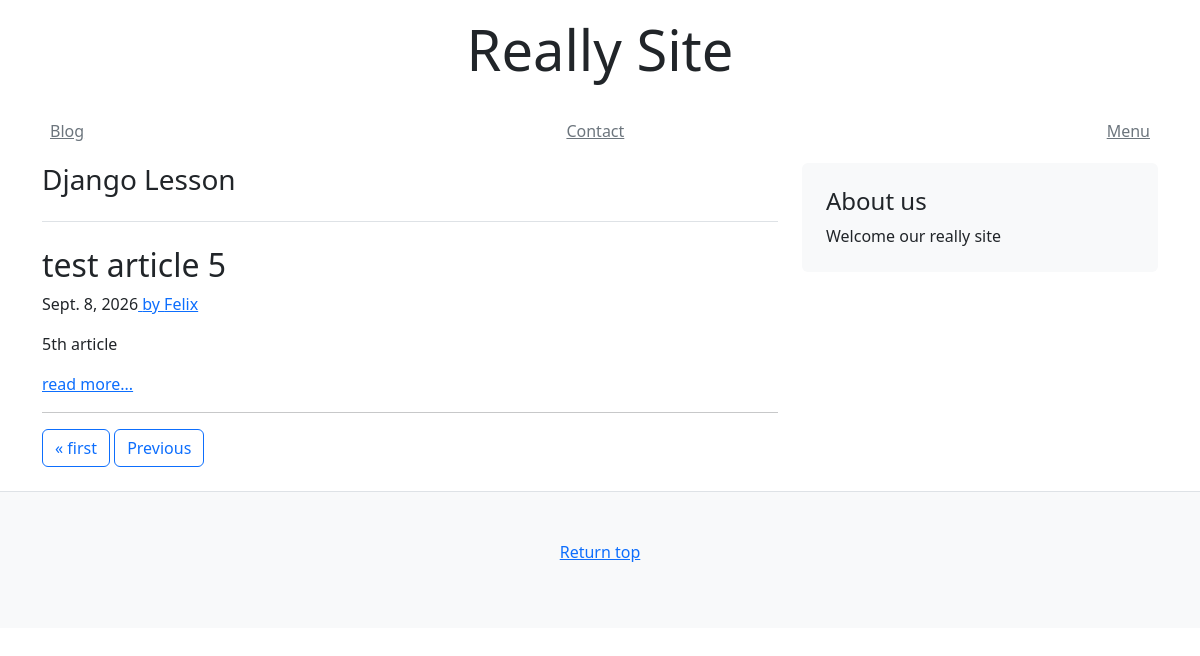
/blog/?page=3, run on an earlier commit of the app's database.
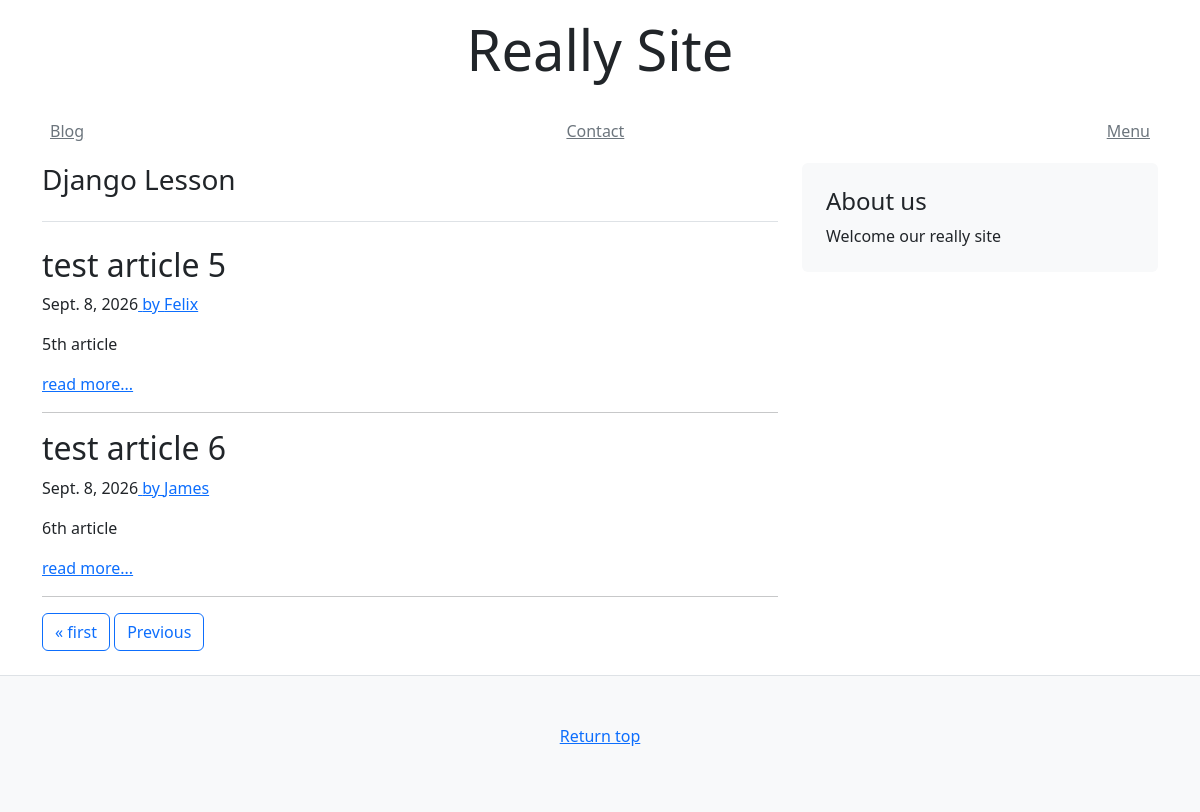
And on a later commit of the database.
### blog/models.py (models this page shows)
class Article(models.Model):
    title = models.CharField(default="", max_length=63)
    text = models.TextField(default="")
    author = models.CharField(default="", max_length=63)
    created_at = models.DateField(auto_now_add=True)
    updated_at = models.DateField(auto_now=True)

### blog/views.py (the view)
# urls.py: path('', views.index)
def index(request):
    objs = Article.objects.all()
    paginator = Paginator(objs, 2)
    page_num = request.GET.get("page")
    context = {
        "page_obj": paginator.get_page(page_num),
        "page_num": page_num,
    }
    return render(request, "blog/blogs.html", context)

### templates/blog/blogs.html (shortened to what this page needs)
{% extends 'mysite/base.html' %}
{% block content %}
    <main class="container">
        <div class="row">
            <div class="col-md-8">
                <h3 class="pb-4 mb-4 font-italic border-bottom">Django Lesson</h3>
                {% for obj in page_obj %}
                <div class="blog-post">
                    <h2 class="blog-post-title">{{ obj.title }}</h2>
                    <p class="blog-post-meta">{{ obj.created_at }}<a href="#"> by {{ obj.author }}</a></p>
                    <p>{{ obj.text }}</p>
                    <a href="/blog/{{ obj.id }}" class="">read more...</a>
                    <hr>
                </div>
                {% endfor %}
                <nav class="blog-pagination">
                    <div class="pagination">
                        <span class="step-links">
                            {% if page_obj.has_previous %}
                                <a class="btn btn-outline-primary" href="?page=1">&laquo; first</a>
                                <a class="btn btn-outline-primary" href="?page={{ page_obj.previous_page_number }}">Previous</a>
                            {% endif %}
                        </span>
                    </div>
                </nav>
            </div>
            <aside class="col-md-4">
                <div class="p-4 mb-3 bg-light rounded">
                    <h4 class="font-italic">About us</h4>
                    <p class="mb-0">Welcome our really site</p>
                </div>
            </aside>
        </div>
    </main>
{% endblock content %}

### templates/mysite/base.html (shortened to what this page needs)
<!DOCTYPE html>
<html lang="en">
<head>
    <link href="https://cdn.jsdelivr.net/npm/bootstrap@5.3.8/dist/css/bootstrap.min.css" rel="stylesheet">
</head>
<body>
    {% include 'mysite/snippets/header.html' %}
    {% block content %}
    {% endblock %}
    {% include 'mysite/snippets/footer.html' %}
</body>
</html>

### templates/mysite/snippets/header.html
<div class="container">
    <header class="py-3">
        <div class="row flex-nowrap justify-content-center align-item-center">
            <div class="col-4 text-center">
                <h1 class="display-4 font-italic">Really Site</h1>
            </div>
        </div>
    </header>
    <div class="py-1 mb-2">
        <nav class="nav d-flex justify-content-between">
            <a class="p-2 link-secondary" href="/blog/">Blog</a>
            <a class="p-2 link-secondary" href="#">Contact</a>
            <a class="p-2 link-secondary" href="#">Menu</a>
        </nav>
    </div>
</div>

### templates/mysite/snippets/footer.html (shortened to what this page needs)
<footer class="border-top py-5 text-center bg-light mt-4">
    <p>
        <a href="#">Return top</a>
    </p>
</footer>

What changed in the data, as far as the page shows it:
added Article: title "test article 6", created_at "Sept. 8, 2026", author "James", text "6th article"
